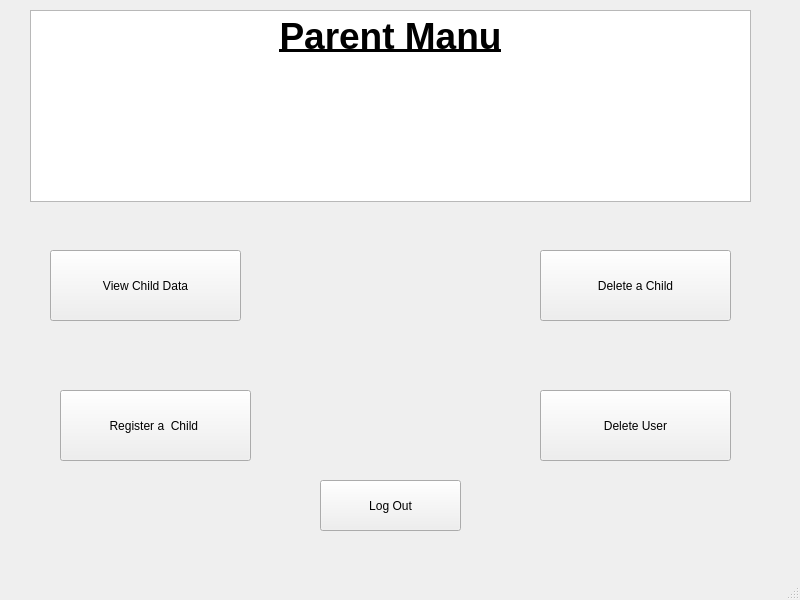
<?xml version="1.0" encoding="UTF-8"?>
<ui version="4.0">
 <class>MainWindow</class>
 <widget class="QMainWindow" name="MainWindow">
  <property name="geometry">
   <rect>
    <x>0</x>
    <y>0</y>
    <width>800</width>
    <height>600</height>
   </rect>
  </property>
  <property name="windowTitle">
   <string>MainWindow</string>
  </property>
  <widget class="QWidget" name="centralwidget">
   <widget class="QTextBrowser" name="textBrowser">
    <property name="geometry">
     <rect>
      <x>30</x>
      <y>10</y>
      <width>721</width>
      <height>192</height>
     </rect>
    </property>
    <property name="html">
     <string>&lt;!DOCTYPE HTML PUBLIC &quot;-//W3C//DTD HTML 4.0//EN&quot; &quot;http://www.w3.org/TR/REC-html40/strict.dtd&quot;&gt;
&lt;html&gt;&lt;head&gt;&lt;meta name=&quot;qrichtext&quot; content=&quot;1&quot; /&gt;&lt;style type=&quot;text/css&quot;&gt;
p, li { white-space: pre-wrap; }
&lt;/style&gt;&lt;/head&gt;&lt;body style=&quot; font-family:'MS Shell Dlg 2'; font-size:8.25pt; font-weight:400; font-style:normal;&quot;&gt;
&lt;p align=&quot;center&quot; style=&quot; margin-top:0px; margin-bottom:0px; margin-left:0px; margin-right:0px; -qt-block-indent:0; text-indent:0px;&quot;&gt;&lt;span style=&quot; font-size:28pt; font-weight:600; text-decoration: underline;&quot;&gt;Parent Manu&lt;/span&gt;&lt;/p&gt;&lt;/body&gt;&lt;/html&gt;</string>
    </property>
   </widget>
   <widget class="QPushButton" name="pushButton">
    <property name="geometry">
     <rect>
      <x>50</x>
      <y>250</y>
      <width>191</width>
      <height>71</height>
     </rect>
    </property>
    <property name="text">
     <string>View Child Data</string>
    </property>
   </widget>
   <widget class="QPushButton" name="pushButton_2">
    <property name="geometry">
     <rect>
      <x>60</x>
      <y>390</y>
      <width>191</width>
      <height>71</height>
     </rect>
    </property>
    <property name="text">
     <string>Register a  Child </string>
    </property>
   </widget>
   <widget class="QPushButton" name="pushButton_3">
    <property name="geometry">
     <rect>
      <x>540</x>
      <y>250</y>
      <width>191</width>
      <height>71</height>
     </rect>
    </property>
    <property name="text">
     <string>Delete a Child</string>
    </property>
   </widget>
   <widget class="QPushButton" name="pushButton_4">
    <property name="geometry">
     <rect>
      <x>540</x>
      <y>390</y>
      <width>191</width>
      <height>71</height>
     </rect>
    </property>
    <property name="text">
     <string>Delete User</string>
    </property>
   </widget>
   <widget class="QPushButton" name="pushButton_5">
    <property name="geometry">
     <rect>
      <x>320</x>
      <y>480</y>
      <width>141</width>
      <height>51</height>
     </rect>
    </property>
    <property name="text">
     <string>Log Out</string>
    </property>
   </widget>
  </widget>
  <widget class="QMenuBar" name="menubar">
   <property name="geometry">
    <rect>
     <x>0</x>
     <y>0</y>
     <width>800</width>
     <height>21</height>
    </rect>
   </property>
  </widget>
  <widget class="QStatusBar" name="statusbar"/>
 </widget>
 <resources/>
 <connections/>
</ui>
